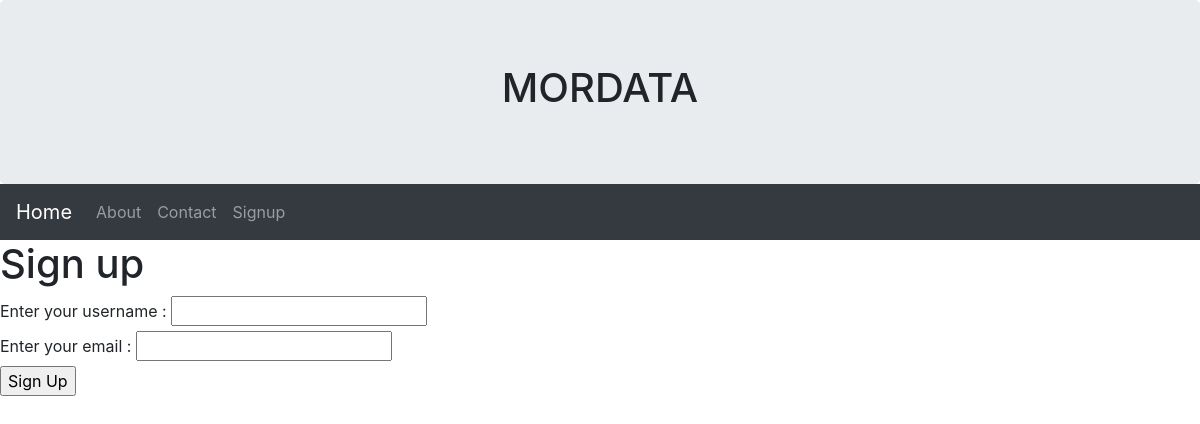
Before: / with the older database file.
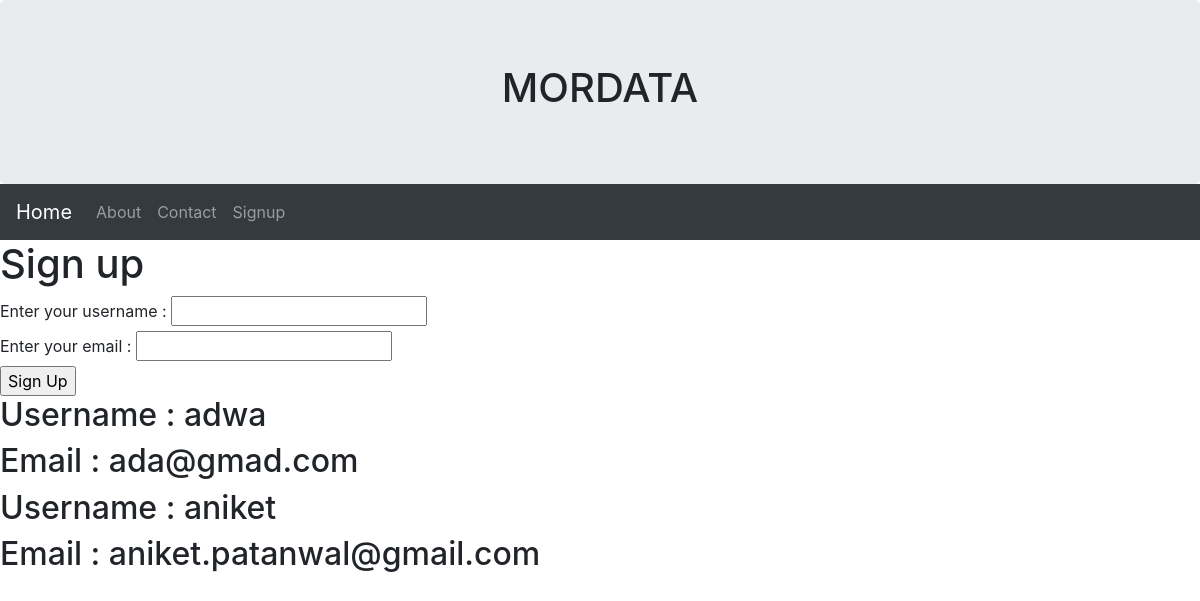
After: the same page with the newer database file.
### app.py (models this page shows, shortened)
class User(db.Model):
    id = db.Column(db.Integer, primary_key=True)
    username = db.Column(db.String(80), unique=True, nullable=False)
    email = db.Column(db.String(120), unique=True, nullable=False)

### app.py (the view)
@app.route("/", methods=["GET", "POST"])
def home():
    if request.form:
        user=User()
        user.username=request.form.get('username')
        user.email=request.form.get('email')
        db.session.add(user)
        db.session.commit()
    data=User.query.all()
    return render_template("home.html",data=data)

### templates/home.html
{% extends "base.html" %}
{% block body %}
<div>
<h1>Sign up</h1>
    <form method="POST" action="/">
        <label for="Username">Enter your username :</label>
        <input type="text" name="username">
        <br>
        <label for="email">Enter your email :</label>
        <input type="email" id="email" name="email">
        <br>
        <input type="submit" value="Sign Up">
    </form>
</div>
<div>
    {% for user in data %}
    <h2>Username : {{ user.username }}</h2>
    <h2>Email : {{ user.email }}</h2>
    {% endfor %}
</div>
{% endblock %}

### templates/base.html (shortened to what this page needs)
<!DOCTYPE html>
<html lang="en">
<head>
  <link rel="stylesheet" href="https://maxcdn.bootstrapcdn.com/bootstrap/4.5.2/css/bootstrap.min.css">
</head>
<body>
<div class="jumbotron text-center" style="margin-bottom:0">
  <h1>MORDATA</h1>
</div>
<nav class="navbar navbar-expand-sm bg-dark navbar-dark">
  <a class="navbar-brand" href="/">Home</a>
  <div class="collapse navbar-collapse" id="collapsibleNavbar">
    <ul class="navbar-nav">
      <li class="nav-item">
        <a class="nav-link" href="#">About</a>
      </li>
      <li class="nav-item">
        <a class="nav-link" href="#">Contact</a>
      </li>
      <li class="nav-item">
        <a class="nav-link" href="/">Signup</a>
      </li>
    </ul>
  </div>
</nav>
{% block body %}
{% endblock %}
</body>
</html>

Changed rows visible on the page:
added User: username "adwa", email "ada@gmad.com"
added User: username "aniket", email "aniket.patanwal@gmail.com"
